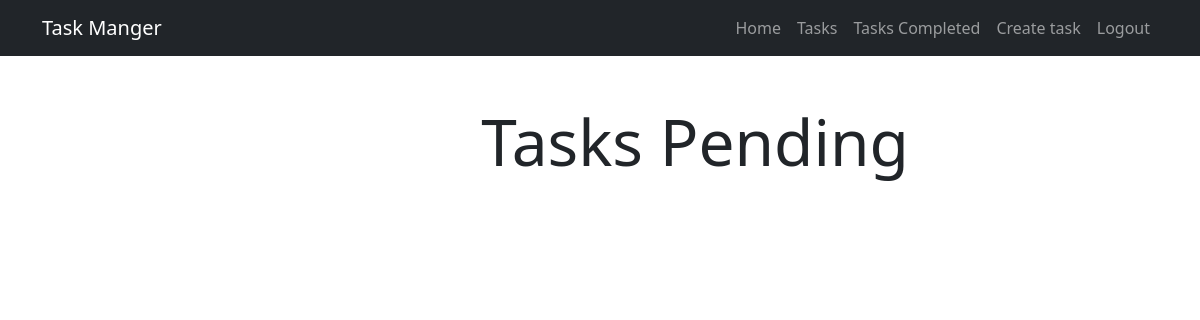
The page /tasks/ (signed in) on the database as committed earlier.
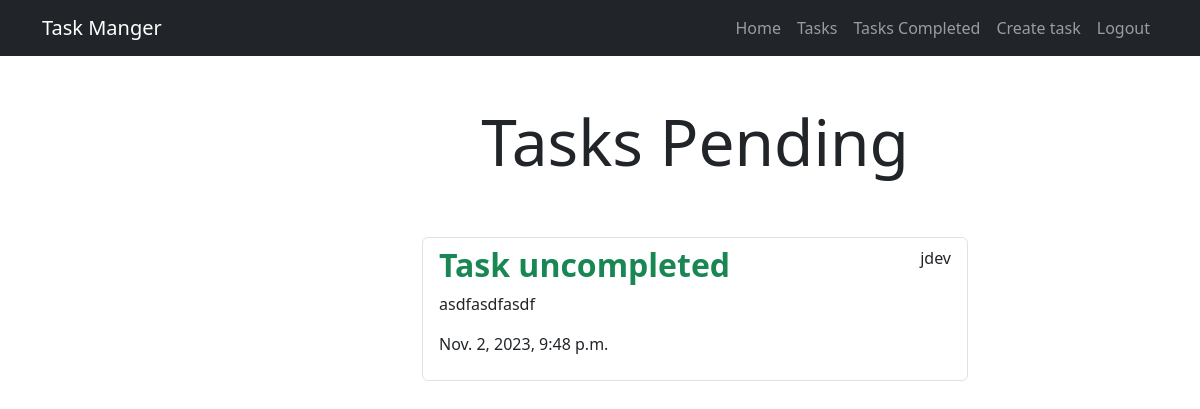
The same page on the database as committed later.
### tasks/models.py (models this page shows, shortened)
class Task(models.Model):
    title = models.CharField(max_length=100)
    description = models.TextField(blank=True)
    created = models.DateTimeField(auto_now_add=True)
    datecompleted = models.DateTimeField(null=True)
    important = models.BooleanField(default=False)
    user = models.ForeignKey(User, on_delete=models.CASCADE)

### tasks/views.py (the view)
# urls.py: path('tasks/', views.tasks, name='tasks'),
@login_required
def tasks(request):
    tasks = Task.objects.filter(user=request.user, datecompleted__isnull=True).order_by
    ('-datecompleted')
    return render(request, 'tasks.html', {
        'tasks': tasks
    })

### tasks/templates/tasks.html (shortened to what this page needs)
{% extends 'base.html' %}
{% block content %}
<main class="container">
    <div class="row">
        <div class="col-md-6 offset-md-4">
            <h1 class="text-center display-3 py-5">Tasks Pending</h1>
            <ul class="list-group">
                {% for task in tasks%}
                <a class="list-group-item" href="{% url 'task_detail' task.id %}">
                    <header class="d-flex justify-content-between">
                        {% if task.important %}
                        <h2 class="fw-bold text-success">{{ task.title }}</h2>
                        {% else %}
                        <h2 class="fw-bold">{{ task.title }}</h2>
                        {% endif %}
                        <p>{{ task.user.username }}</p>
                    </header>
                    <p>{{ task.description }}</p>
                    <p>{{ task.created }}</p>
                </a>
                {% endfor %}
            </ul>
        </div>
    </div>
</main>
{% endblock %}

Rows that differ between the two databases and show on the page:
added Task: title "Task uncompleted", user.username "jdev", description "asdfasdfasdf", created "Nov. 2, 2023, 9:48 p.m."
